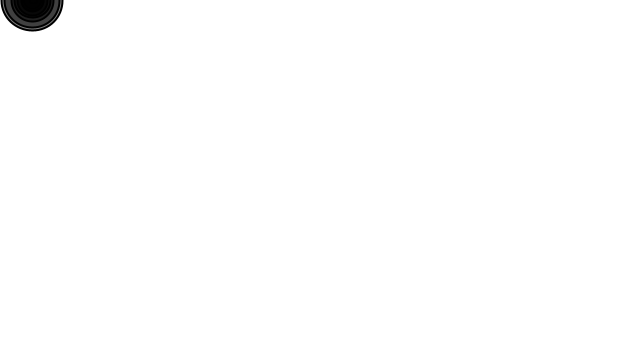
Frame 1 (no input)
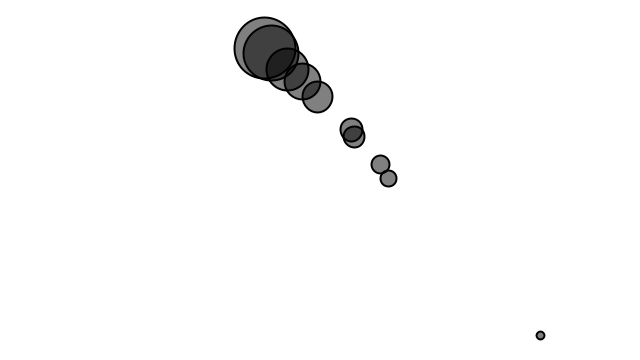
Frame 60 (the mouse pressed at the canvas centre just before this capture)
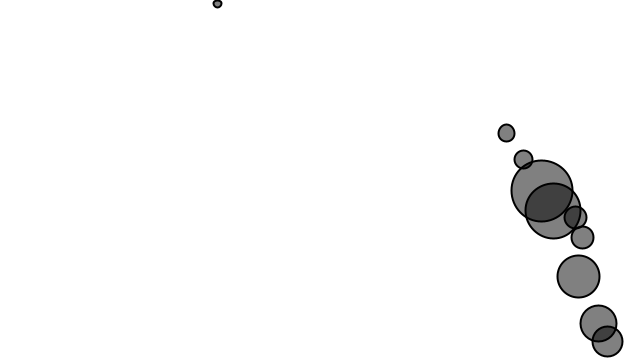
Frame 120 (the mouse held since frame 60 and released just before this capture)

The Processing sketch that drew these frames (run headless with seeded random() and noise(); from frame 60 on, the mouse is pressed at the canvas centre):

// Processing sketch: exer_2_3
// ── exer_2_3.pde
// The Nature of Code
// Daniel Shiffman
// http://natureofcode.com

//Mover[] movers = new Mover[20];
Mover[] movers = new Mover[10];

Mover m;
int frame;

void setup() {
  size(640, 360);

  // make 10 movers
  for (int i = 0; i < movers.length; i++) {
    movers[i] = new Mover(random(0.1, 4), 2*16, 0);
  }
}

void draw() {
  background(255);

  for (int i = 0; i < movers.length; i++) {

    // position.x will give us the centre point for a mover
    // work out the distance between the left wall and the mover's left side
    float ldist = movers[i].position.x - movers[i].mWidth/2;

    // if it is sufficiently close
    if (ldist <= 70) {

      // make sure it's not negative
      ldist = constrain(ldist, 0, 70);

      // map between ldist [0, 70] to a variable sized force [1, 0.2]
      float lForce = map(ldist, 0, 70, 1, 0.2);

      // make this into a force
      PVector l_edgeForce = new PVector(lForce, 0);

      // apply it
      movers[i].applyForce(l_edgeForce);
    }


    // position.x will give us the centre point for a mover
    // work out the distance between the right wall and the mover's right side
    float rdist = width - (movers[i].position.x + movers[i].mWidth/2);

    // if it is sufficiently close
    if (rdist <= 70) {

      // make sure it's not negative
      rdist = constrain(rdist, 0, 70);

      // map from rdist [0, 70] to a variable sized force [1, 0.2]
      float rForce = map(rdist, 0, 70, 1, 0.2);

      // make this into a force --> note the minus sign applied to rforce
      PVector r_edgeForce = new PVector(-rForce, 0);

      // apply it
      movers[i].applyForce(r_edgeForce);
    }

    // apply gravity force too
    PVector gravity = new PVector(0, 0.1);
    movers[i].applyForce(gravity);

    // now that all forces are applied, call update, display, and checkEdges
    movers[i].update();
    movers[i].display();
    movers[i].checkEdges();
  }
}
// ── Mover.pde
// The Nature of Code
// Daniel Shiffman
// http://natureofcode.com

class Mover {

  PVector position;
  PVector velocity;
  PVector acceleration;
  float mass;
  float mWidth;
  float mHeight;

  Mover(float m, float x, float y) {
    mass = m;
    position = new PVector(x, y);
    velocity = new PVector(0, 0);
    acceleration = new PVector(0, 0);
    mWidth = m*16;
    mHeight = m*16;
  }

  void applyForce(PVector force) {
    PVector f = PVector.div(force, mass);
    acceleration.add(f);
  }

  void update() {
    velocity.add(acceleration);
    position.add(velocity);
    acceleration.mult(0);
  }

  void display() {
    stroke(0);
    strokeWeight(2);
    fill(0, 127);
    ellipse(position.x, position.y, mWidth, mHeight);
  }

  void checkEdges() {
    if (position.y > height) {
      velocity.y *= -1;
      position.y = height;
    }
  }
}
